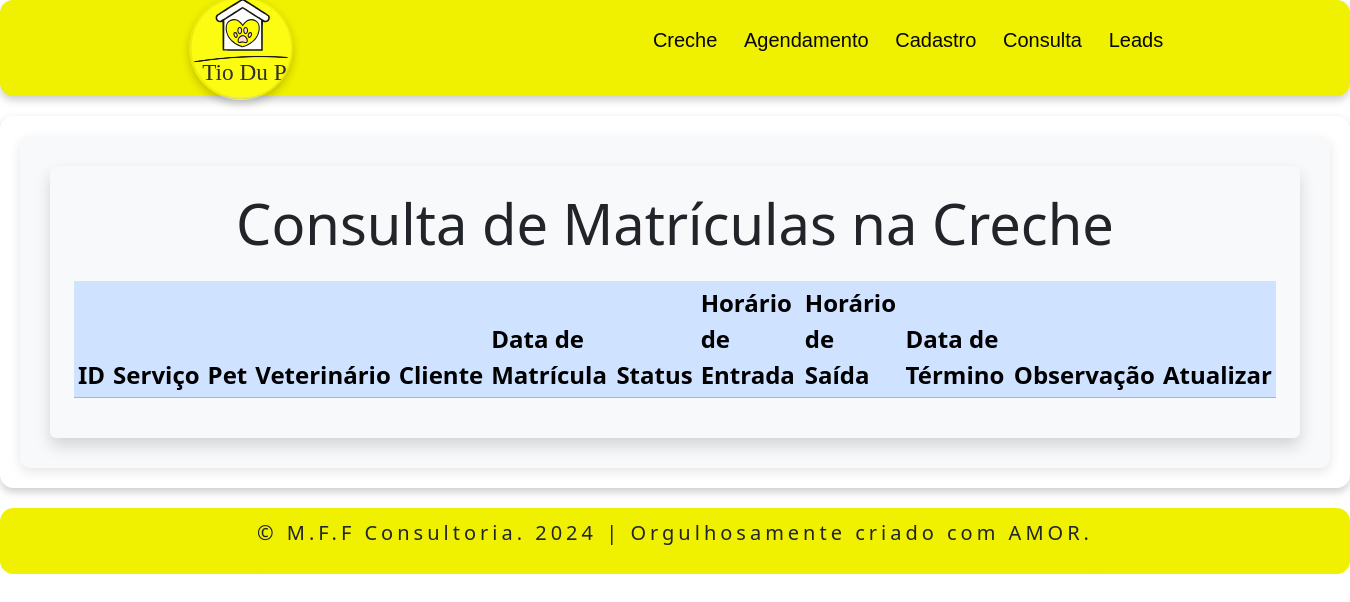
The app's page /office/matricula_listagem_creche.php, older data.
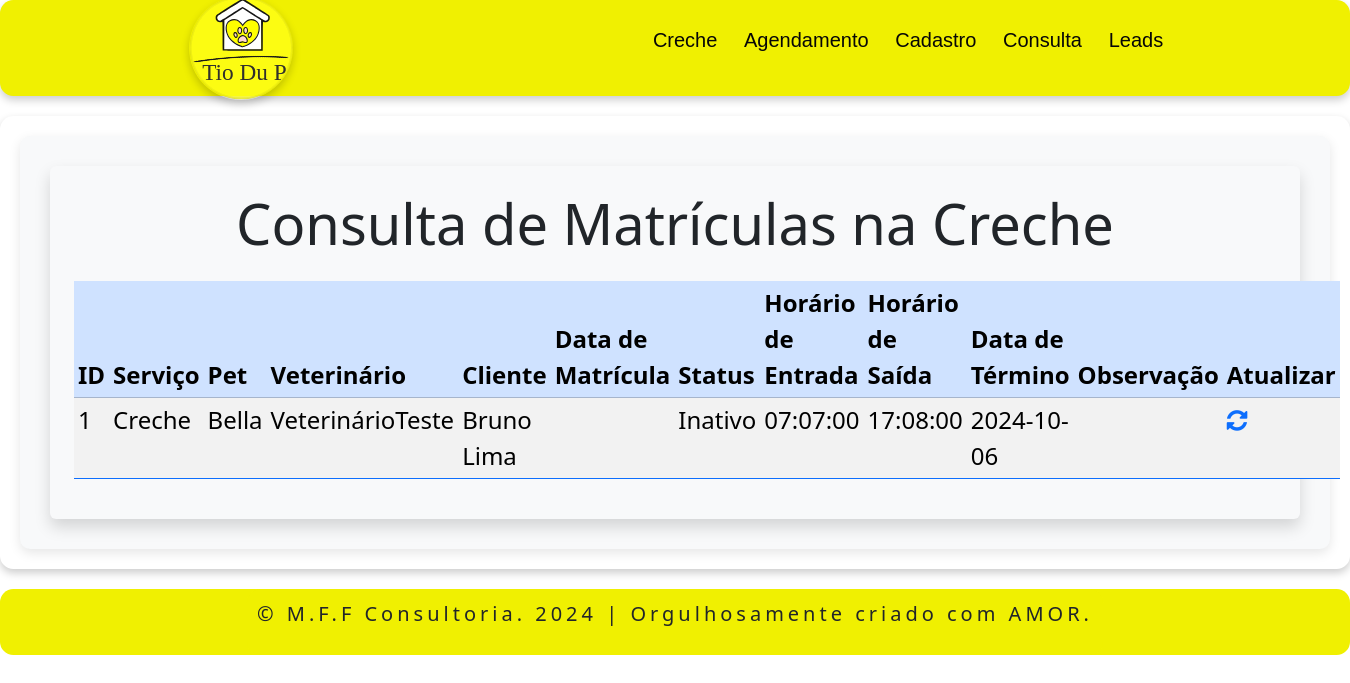
The same page, newer data.
### tables this page shows
CREATE TABLE `matricula_creche` (
  `id` int(11) NOT NULL,
  `id_servico` int(11) DEFAULT NULL,
  `id_pet` int(11) DEFAULT NULL,
  `id_veterinario` int(11) DEFAULT NULL,
  `id_cliente` int(11) DEFAULT NULL,
  `data_matricula` date DEFAULT current_timestamp(),
  `status` varchar(20) DEFAULT NULL,
  `horario_entrada` time DEFAULT NULL,
  `horario_saida` time DEFAULT NULL,
  `data_fim` date DEFAULT NULL,
  `observacao` text DEFAULT NULL
);

CREATE TABLE `servico` (
  `id` int(10) NOT NULL,
  `servico` varchar(50) NOT NULL,
  `tipo` varchar(50) NOT NULL,
  `preco` decimal(10,2) NOT NULL
);

CREATE TABLE `pet` (
  `id` int(10) NOT NULL,
  `nome` varchar(50) NOT NULL,
  `sexo` varchar(50) NOT NULL,
  `especie` varchar(30) NOT NULL,
  `raca` varchar(50) DEFAULT NULL,
  `cor` varchar(50) DEFAULT NULL,
  `idade` int(3) DEFAULT NULL,
  `porte` varchar(20) DEFAULT NULL,
  `rga` varchar(50) DEFAULT NULL
);

CREATE TABLE `veterinario` (
  `id` int(10) NOT NULL,
  `nome` varchar(100) NOT NULL,
  `telefone` varchar(13) NOT NULL,
  `email` varchar(100) NOT NULL,
  `endereco` varchar(100) DEFAULT NULL,
  `numero` varchar(10) DEFAULT NULL,
  `complemento` varchar(20) DEFAULT NULL,
  `bairro` varchar(50) NOT NULL,
  `cep` varchar(10) NOT NULL,
  `cidade` varchar(50) NOT NULL,
  `estado` varchar(2) NOT NULL
);

CREATE TABLE `cliente` (
  `id` int(10) NOT NULL,
  `nome` varchar(100) NOT NULL,
  `cpf` varchar(14) NOT NULL,
  `telefone` varchar(13) NOT NULL,
  `email` varchar(100) NOT NULL,
  `endereco` varchar(100) DEFAULT NULL,
  `numero` varchar(10) DEFAULT NULL,
  `complemento` varchar(20) DEFAULT NULL,
  `bairro` varchar(50) NOT NULL,
  `cep` varchar(10) NOT NULL,
  `cidade` varchar(50) NOT NULL,
  `estado` varchar(2) NOT NULL
);

### office/matricula_listagem_creche.php (the view, shortened to what this page needs)
<?php
include 'header.php';
?>
<!DOCTYPE html>
<html lang="pt-br">
<head>
    <link href="https://cdn.jsdelivr.net/npm/bootstrap@5.3.3/dist/css/bootstrap.min.css" rel="stylesheet">
    <link rel="stylesheet" href="https://cdnjs.cloudflare.com/ajax/libs/font-awesome/4.7.0/css/font-awesome.min.css">
    <link rel="stylesheet" href="officestyle.css">
</head>
<body>
<?php
$servername = "localhost";
$username = "root";
$password = "";
$dbname = "db_tiodupetservice";
$conexao = new mysqli($servername, $username, $password, $dbname);
echo '
<section>
    <div class="container-centered">
        <div class="form-container">
            <div class="bg-light p-4 rounded shadow">
                <h1 class="text-center mb-4 display-4">Consulta de Matrículas na Creche</h1>
                <table class="table table-sm table-striped table-hover border-primary">
                    <thead class="table-primary">
                        <tr>
                            <th>ID</th>
                            <th>Serviço</th>
                            <th>Pet</th>
                            <th>Veterinário</th>
                            <th>Cliente</th>
                            <th>Data de Matrícula</th>
                            <th>Status</th>
                            <th>Horário de Entrada</th>
                            <th>Horário de Saída</th>
                            <th>Data de Término</th>
                            <th>Observação</th>
                            <th>Atualizar</th>
                        </tr>
                    </thead>
                    <tbody>';
$sql = "SELECT m.id, s.servico, p.nome AS nome_pet, v.nome AS nome_veterinario, c.nome AS nome_cliente,
        m.data_matricula, m.status, m.horario_entrada, m.horario_saida, m.data_fim, m.observacao
        FROM matricula_creche m
        JOIN servico s ON m.id_servico = s.id
        JOIN pet p ON m.id_pet = p.id
        JOIN veterinario v ON m.id_veterinario = v.id
        JOIN cliente c ON m.id_cliente = c.id";
$resultado = $conexao->query($sql);
if ($resultado != null) {
    foreach ($resultado as $linha) {
        echo '<tr>';
        echo '<td>' . $linha['id'] . '</td>';
        echo '<td>' . $linha['servico'] . '</td>';
        echo '<td>' . $linha['nome_pet'] . '</td>';
        echo '<td>' . $linha['nome_veterinario'] . '</td>';
        echo '<td>' . $linha['nome_cliente'] . '</td>';
        echo '<td>' . $linha['data_matricula'] . '</td>';
        echo '<td>' . $linha['status'] . '</td>';
        echo '<td>' . $linha['horario_entrada'] . '</td>';
        echo '<td>' . $linha['horario_saida'] . '</td>';
        echo '<td>' . $linha['data_fim'] . '</td>';
        echo '<td>' . $linha['observacao'] . '</td>';
        echo '<td>
                <a href="matricula_atualizar_creche.php?id=' . $linha['id'] . '">
                    <i class="fa fa-refresh"></i>
                </a>
              </td>';
        echo '</tr>';
    }
}
echo '
                    </tbody>
                </table>
            </div>
        </div>
    </div>
</section>';
?>
</body>
<?php
include 'footer.php';
?>
</html>

Row changes from the older to the newer data that the page shows:
added matricula_creche: id "1", id_servico.servico "Creche", id_pet.nome "Bella", id_veterinario.nome "VeterinárioTeste", id_cliente.nome "Bruno Lima", status "Inativo", horario_entrada "07:07:00", horario_saida "17:08:00", data_fim "2024-10-06"
